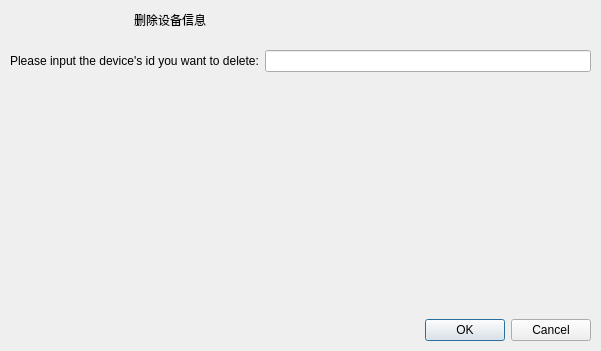
<?xml version="1.0" encoding="UTF-8"?>
<ui version="4.0">
 <class>Dialog_Device_Delete</class>
 <widget class="QDialog" name="Dialog_Device_Delete">
  <property name="geometry">
   <rect>
    <x>0</x>
    <y>0</y>
    <width>601</width>
    <height>351</height>
   </rect>
  </property>
  <property name="windowTitle">
   <string>Dialog</string>
  </property>
  <layout class="QVBoxLayout" name="verticalLayout">
   <property name="spacing">
    <number>0</number>
   </property>
   <property name="leftMargin">
    <number>0</number>
   </property>
   <property name="topMargin">
    <number>0</number>
   </property>
   <property name="rightMargin">
    <number>0</number>
   </property>
   <property name="bottomMargin">
    <number>0</number>
   </property>
   <item>
    <widget class="QWidget" name="widgetTitle" native="true">
     <property name="sizePolicy">
      <sizepolicy hsizetype="Preferred" vsizetype="Fixed">
       <horstretch>0</horstretch>
       <verstretch>0</verstretch>
      </sizepolicy>
     </property>
     <property name="minimumSize">
      <size>
       <width>0</width>
       <height>40</height>
      </size>
     </property>
     <property name="styleSheet">
      <string notr="true">QWidget#widgetTitle{
background:qlineargradient(spread:pad,x1:0,y1:0,x2:1,y2:0,stop:0 #0973AB,stop:1 #098DCE);
}
QWidget#widgetTitle&gt;QLabel{
color:#ABD6FF;
}
QLabel#labTitle{
font:14px;
}
QLabel#labInfo{
font:12px;
}
QFrame#line{
color:#ABD6FF;
}
QToolButton::menu-indicator{
image:None;
}</string>
     </property>
     <layout class="QHBoxLayout" name="horizontalLayout_2">
      <property name="spacing">
       <number>0</number>
      </property>
      <property name="leftMargin">
       <number>10</number>
      </property>
      <property name="topMargin">
       <number>0</number>
      </property>
      <property name="rightMargin">
       <number>0</number>
      </property>
      <property name="bottomMargin">
       <number>0</number>
      </property>
      <item>
       <widget class="QLabel" name="labIco">
        <property name="sizePolicy">
         <sizepolicy hsizetype="Minimum" vsizetype="Preferred">
          <horstretch>0</horstretch>
          <verstretch>0</verstretch>
         </sizepolicy>
        </property>
        <property name="minimumSize">
         <size>
          <width>100</width>
          <height>0</height>
         </size>
        </property>
        <property name="styleSheet">
         <string notr="true">image: url(:/image/logo.png);</string>
        </property>
        <property name="text">
         <string/>
        </property>
        <property name="alignment">
         <set>Qt::AlignCenter</set>
        </property>
       </widget>
      </item>
      <item>
       <spacer name="horizontalSpacer">
        <property name="orientation">
         <enum>Qt::Horizontal</enum>
        </property>
        <property name="sizeType">
         <enum>QSizePolicy::Minimum</enum>
        </property>
        <property name="sizeHint" stdset="0">
         <size>
          <width>24</width>
          <height>20</height>
         </size>
        </property>
       </spacer>
      </item>
      <item>
       <widget class="QLabel" name="labTitle">
        <property name="sizePolicy">
         <sizepolicy hsizetype="Expanding" vsizetype="Preferred">
          <horstretch>0</horstretch>
          <verstretch>0</verstretch>
         </sizepolicy>
        </property>
        <property name="styleSheet">
         <string notr="true"/>
        </property>
        <property name="text">
         <string>删除设备信息</string>
        </property>
        <property name="alignment">
         <set>Qt::AlignLeading|Qt::AlignLeft|Qt::AlignVCenter</set>
        </property>
       </widget>
      </item>
      <item>
       <widget class="QWidget" name="widgetMenu" native="true">
        <property name="sizePolicy">
         <sizepolicy hsizetype="Minimum" vsizetype="Preferred">
          <horstretch>0</horstretch>
          <verstretch>0</verstretch>
         </sizepolicy>
        </property>
        <property name="styleSheet">
         <string notr="true">QToolButton,QPushButton{
border:0px solid #FF0000;
}
QToolButton:hover,QPushButton:hover,QToolButton:pressed,QPushButton:pressed{
background:#067DB8;
}</string>
        </property>
        <layout class="QHBoxLayout" name="horizontalLayout">
         <property name="spacing">
          <number>0</number>
         </property>
         <property name="leftMargin">
          <number>0</number>
         </property>
         <property name="topMargin">
          <number>0</number>
         </property>
         <property name="rightMargin">
          <number>0</number>
         </property>
         <property name="bottomMargin">
          <number>0</number>
         </property>
         <item>
          <widget class="QPushButton" name="btnMenu_Min">
           <property name="sizePolicy">
            <sizepolicy hsizetype="Minimum" vsizetype="Expanding">
             <horstretch>0</horstretch>
             <verstretch>0</verstretch>
            </sizepolicy>
           </property>
           <property name="minimumSize">
            <size>
             <width>35</width>
             <height>0</height>
            </size>
           </property>
           <property name="maximumSize">
            <size>
             <width>35</width>
             <height>16777215</height>
            </size>
           </property>
           <property name="cursor">
            <cursorShape>ArrowCursor</cursorShape>
           </property>
           <property name="focusPolicy">
            <enum>Qt::NoFocus</enum>
           </property>
           <property name="toolTip">
            <string>最小化</string>
           </property>
           <property name="text">
            <string/>
           </property>
           <property name="icon">
            <iconset resource="../../image.qrc">
             <normaloff>:/image/titlemini.png</normaloff>:/image/titlemini.png</iconset>
           </property>
           <property name="flat">
            <bool>true</bool>
           </property>
          </widget>
         </item>
         <item>
          <widget class="QPushButton" name="btnMenu_Max">
           <property name="sizePolicy">
            <sizepolicy hsizetype="Fixed" vsizetype="Expanding">
             <horstretch>0</horstretch>
             <verstretch>0</verstretch>
            </sizepolicy>
           </property>
           <property name="minimumSize">
            <size>
             <width>35</width>
             <height>0</height>
            </size>
           </property>
           <property name="maximumSize">
            <size>
             <width>35</width>
             <height>16777215</height>
            </size>
           </property>
           <property name="cursor">
            <cursorShape>ArrowCursor</cursorShape>
           </property>
           <property name="focusPolicy">
            <enum>Qt::NoFocus</enum>
           </property>
           <property name="toolTip">
            <string>最大化</string>
           </property>
           <property name="text">
            <string/>
           </property>
           <property name="icon">
            <iconset resource="../../image.qrc">
             <normaloff>:/image/titlemax.png</normaloff>:/image/titlemax.png</iconset>
           </property>
           <property name="flat">
            <bool>true</bool>
           </property>
          </widget>
         </item>
         <item>
          <widget class="QPushButton" name="btnMenu_Close">
           <property name="sizePolicy">
            <sizepolicy hsizetype="Fixed" vsizetype="Expanding">
             <horstretch>0</horstretch>
             <verstretch>0</verstretch>
            </sizepolicy>
           </property>
           <property name="minimumSize">
            <size>
             <width>35</width>
             <height>0</height>
            </size>
           </property>
           <property name="maximumSize">
            <size>
             <width>35</width>
             <height>16777215</height>
            </size>
           </property>
           <property name="cursor">
            <cursorShape>ArrowCursor</cursorShape>
           </property>
           <property name="focusPolicy">
            <enum>Qt::NoFocus</enum>
           </property>
           <property name="toolTip">
            <string>关闭</string>
           </property>
           <property name="text">
            <string/>
           </property>
           <property name="icon">
            <iconset resource="../../image.qrc">
             <normaloff>:/image/titleclose.png</normaloff>:/image/titleclose.png</iconset>
           </property>
           <property name="flat">
            <bool>true</bool>
           </property>
          </widget>
         </item>
        </layout>
       </widget>
      </item>
     </layout>
    </widget>
   </item>
   <item>
    <widget class="QWidget" name="widgetMain" native="true">
     <property name="styleSheet">
      <string notr="true">QWidget#widgetMain{
border-image: url(:/image/bj.png);
}</string>
     </property>
     <layout class="QGridLayout" name="gridLayout">
      <property name="leftMargin">
       <number>10</number>
      </property>
      <property name="topMargin">
       <number>10</number>
      </property>
      <property name="rightMargin">
       <number>10</number>
      </property>
      <property name="bottomMargin">
       <number>10</number>
      </property>
      <item row="0" column="0">
       <widget class="QLabel" name="label_device_id">
        <property name="text">
         <string>Please input the device's id you want to delete:</string>
        </property>
       </widget>
      </item>
      <item row="0" column="1">
       <widget class="QLineEdit" name="lineEdit_device_id"/>
      </item>
      <item row="2" column="0" colspan="2">
       <widget class="QDialogButtonBox" name="buttonBox">
        <property name="orientation">
         <enum>Qt::Horizontal</enum>
        </property>
        <property name="standardButtons">
         <set>QDialogButtonBox::Cancel|QDialogButtonBox::Ok</set>
        </property>
       </widget>
      </item>
      <item row="1" column="0" colspan="2">
       <spacer name="verticalSpacer">
        <property name="orientation">
         <enum>Qt::Vertical</enum>
        </property>
        <property name="sizeHint" stdset="0">
         <size>
          <width>20</width>
          <height>40</height>
         </size>
        </property>
       </spacer>
      </item>
     </layout>
    </widget>
   </item>
  </layout>
 </widget>
 <resources>
  <include location="../../image.qrc"/>
 </resources>
 <connections>
  <connection>
   <sender>buttonBox</sender>
   <signal>accepted()</signal>
   <receiver>Dialog_Device_Delete</receiver>
   <slot>accept()</slot>
   <hints>
    <hint type="sourcelabel">
     <x>248</x>
     <y>254</y>
    </hint>
    <hint type="destinationlabel">
     <x>157</x>
     <y>274</y>
    </hint>
   </hints>
  </connection>
  <connection>
   <sender>buttonBox</sender>
   <signal>rejected()</signal>
   <receiver>Dialog_Device_Delete</receiver>
   <slot>reject()</slot>
   <hints>
    <hint type="sourcelabel">
     <x>316</x>
     <y>260</y>
    </hint>
    <hint type="destinationlabel">
     <x>286</x>
     <y>274</y>
    </hint>
   </hints>
  </connection>
 </connections>
</ui>
